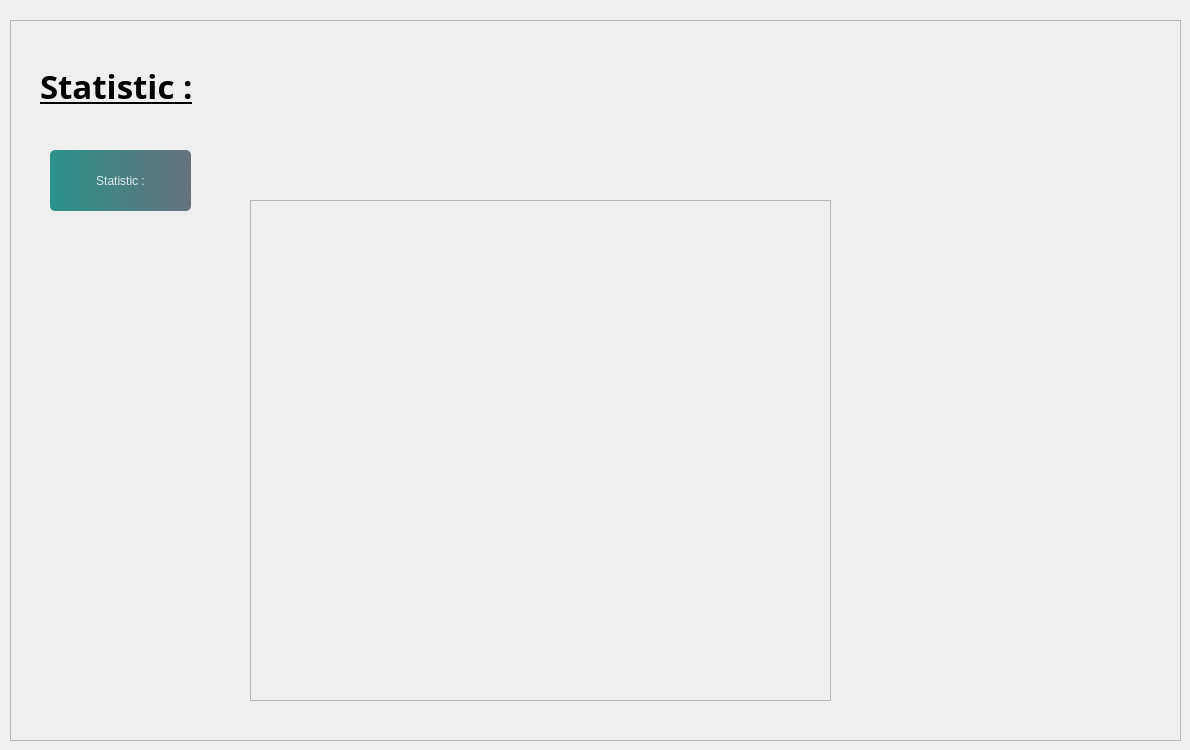
            <widget class="QWidget" name="a1_1">
             <widget class="QFrame" name="frame_4">
              <property name="geometry">
               <rect>
                <x>10</x>
                <y>20</y>
                <width>1171</width>
                <height>721</height>
               </rect>
              </property>
              <property name="frameShape">
               <enum>QFrame::StyledPanel</enum>
              </property>
              <property name="frameShadow">
               <enum>QFrame::Raised</enum>
              </property>
              <widget class="QLabel" name="label_70">
               <property name="geometry">
                <rect>
                 <x>30</x>
                 <y>20</y>
                 <width>281</width>
                 <height>91</height>
                </rect>
               </property>
               <property name="font">
                <font>
                 <family>Segoe UI Variable Display Semib</family>
                 <pointsize>25</pointsize>
                 <italic>false</italic>
                 <bold>true</bold>
                 <underline>true</underline>
                </font>
               </property>
               <property name="text">
                <string>Statistic :</string>
               </property>
              </widget>
              <widget class="QLabel" name="label_64">
               <property name="geometry">
                <rect>
                 <x>1050</x>
                 <y>50</y>
                 <width>61</width>
                 <height>71</height>
                </rect>
               </property>
               <property name="text">
                <string/>
               </property>
               <property name="pixmap">
                <pixmap>img/Nouveau dossier/stt.png</pixmap>
               </property>
              </widget>
              <widget class="QLabel" name="label_71">
               <property name="geometry">
                <rect>
                 <x>1040</x>
                 <y>140</y>
                 <width>71</width>
                 <height>71</height>
                </rect>
               </property>
               <property name="text">
                <string/>
               </property>
               <property name="pixmap">
                <pixmap>img/Nouveau dossier/avc.png</pixmap>
               </property>
              </widget>
              <widget class="QLabel" name="label_30">
               <property name="geometry">
                <rect>
                 <x>360</x>
                 <y>0</y>
                 <width>681</width>
                 <height>211</height>
                </rect>
               </property>
               <property name="text">
                <string/>
               </property>
               <property name="pixmap">
                <pixmap>img/Nouveau dossier/stat.png</pixmap>
               </property>
              </widget>
              <widget class="QFrame" name="frame_17">
               <property name="geometry">
                <rect>
                 <x>240</x>
                 <y>180</y>
                 <width>581</width>
                 <height>501</height>
                </rect>
               </property>
               <property name="frameShape">
                <enum>QFrame::StyledPanel</enum>
               </property>
               <property name="frameShadow">
                <enum>QFrame::Raised</enum>
               </property>
              </widget>
              <widget class="QPushButton" name="stat">
               <property name="geometry">
                <rect>
                 <x>40</x>
                 <y>130</y>
                 <width>141</width>
                 <height>61</height>
                </rect>
               </property>
               <property name="styleSheet">
                <string notr="true">
#stat{
color: rgb(0, 0, 0);
}
QPushButton, #stat{
	background-color: qlineargradient(spread:pad, x1:0, y1:0.505682, x2:1, y2:0.477, stop:0 rgba(11, 131, 120, 219), stop:1 rgba(85, 98, 112, 226));
	color:rgba(255, 255, 255, 210);
	border-radius:5px;
}

QPushButton#stat:hover{
	background-color: qlineargradient(spread:pad, x1:0, y1:0.505682, x2:1, y2:0.477, stop:0 rgba(150, 123, 111, 219), stop:1 rgba(85, 81, 84, 226));
}

QPushButton#stat:pressed{
	padding-left:5px;
	padding-top:5px;
	background-color:rgba(150, 123, 111, 255);
}
</string>
               </property>
               <property name="text">
                <string>Statistic :</string>
               </property>
              </widget>
             </widget>
            </widget>
